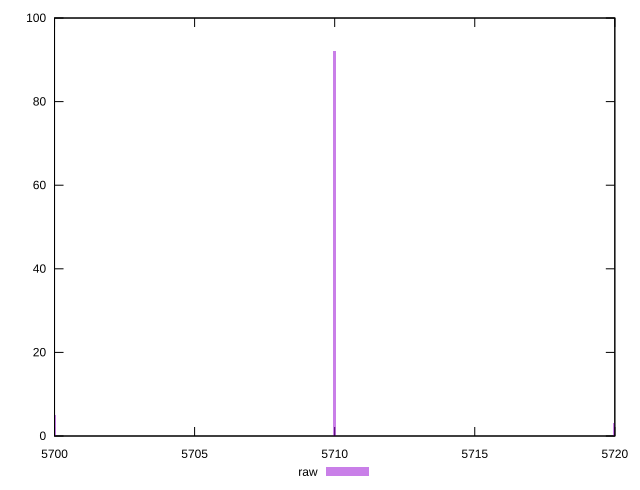

Source code (gnuplot):
reset

$raw <<EOF
5710 92
5720 3
5700 5
EOF

set key outside below
set boxwidth 0.1
set xrange [5700:5720]
set yrange [0:100]
set trange [0:100]
set style fill transparent solid 0.5 noborder
set terminal svg size 640, 490 enhanced background rgb 'white'
set output "report_00008_2021-01-22T20:58:29.167/uses-text-compression/samples/pages+cached+nointeractive/raw/histogram.svg"

plot $raw title "raw" with boxes

reset
